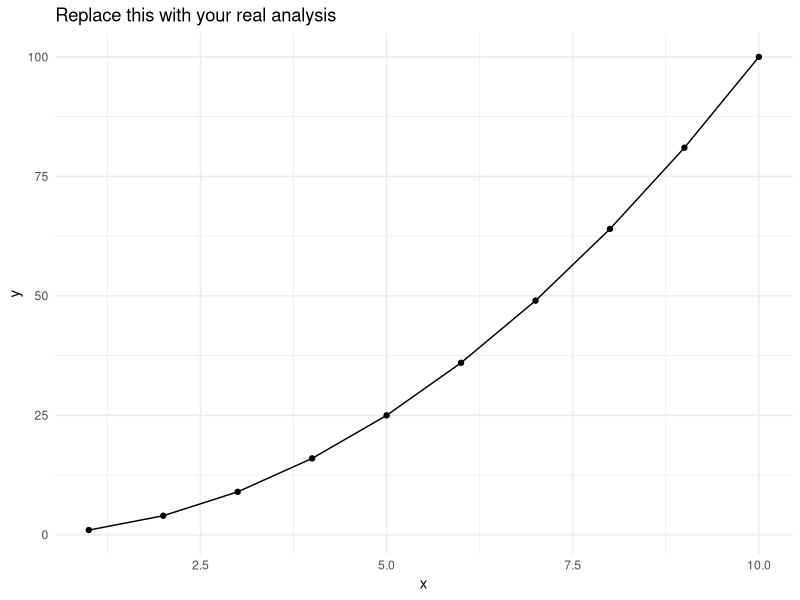

This chart was generated by the following R code:
## ---- chunk 1
#| label: setup
library(tidyverse)

df <- tibble(
  x = 1:10,
  y = (1:10)^2
)
## ---- chunk 2
#| label: sample-plot
#| fig-cap: "Sample output (delete me)"
ggplot(df, aes(x, y)) +
  geom_line() +
  geom_point() +
  labs(title = "Replace this with your real analysis") +
  theme_minimal()
## ---- chunk 3
summary(df)
